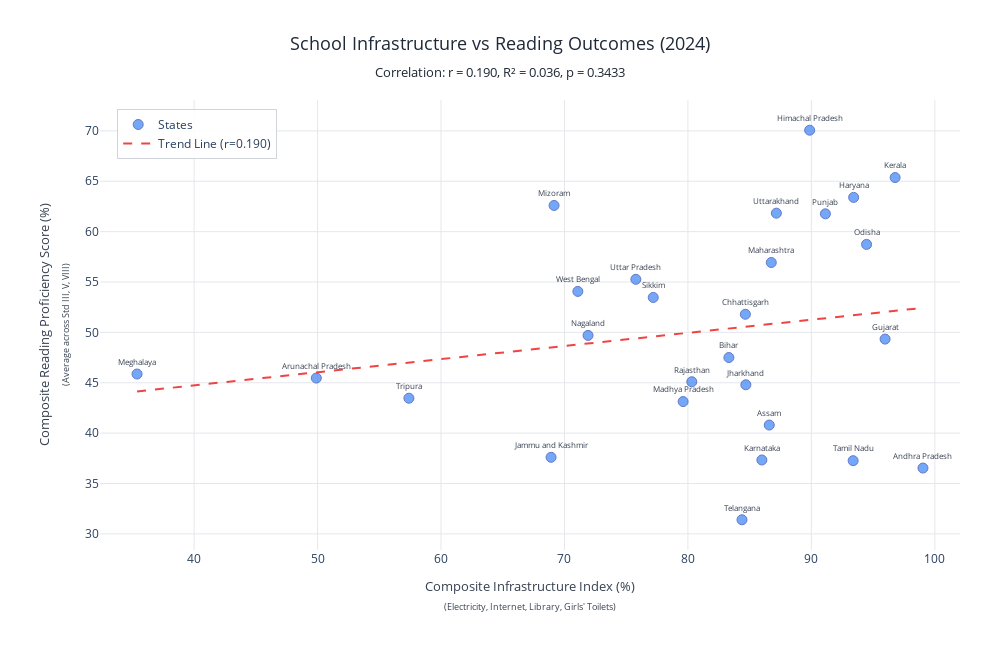
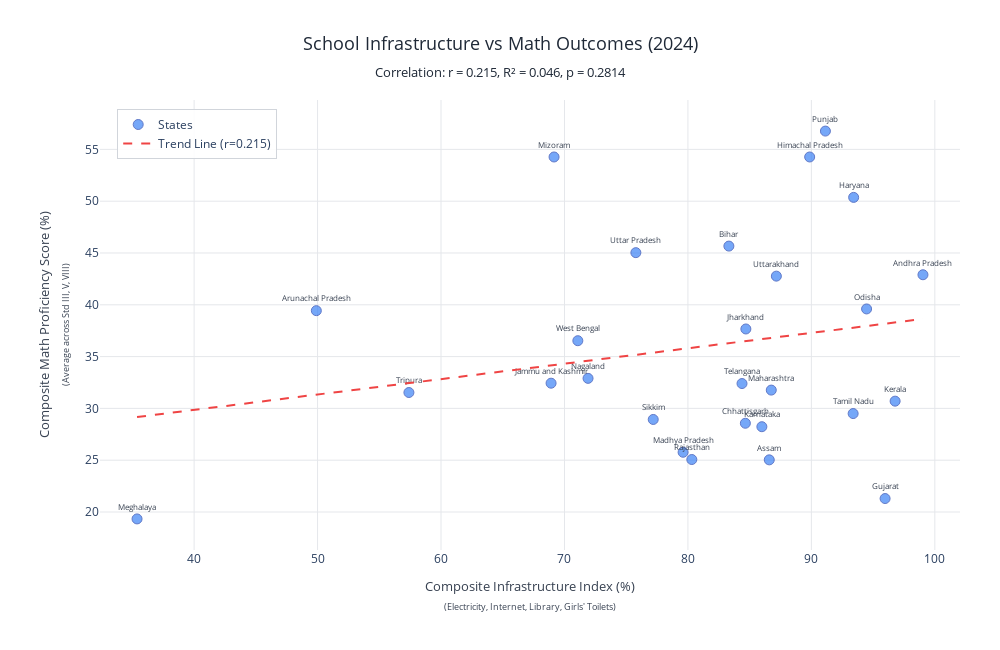

Notebook source saved alongside these figures, in order:
### Code cell
import pandas as pd
import plotly.express as px
import plotly.graph_objects as go
from scipy import stats
import numpy as np

# ===================================================================
# LOAD AND PREPARE INFRASTRUCTURE DATA (2024)
# ===================================================================

# Read in school facility data for 2024
df_fac_2024 = pd.read_csv('/Users/trishapunamiya/Desktop/LSE/Data Viz/Project/Raw Data/2024/100_fac.csv')
df_profile_2024 = pd.read_csv('/Users/trishapunamiya/Desktop/LSE/Data Viz/Project/Raw Data/2024/100_prof1.csv')

# Merge facility data with state info
df_sch_2024 = df_fac_2024.merge(
    df_profile_2024[['pseudocode', 'state']], 
    on='pseudocode', 
    how='left'
)

# Calculate infrastructure index - only count FUNCTIONAL facilities
state_infrastructure = df_sch_2024.groupby('state').agg({
    'electricity_availability': lambda x: (x == 1).sum() / len(x) * 100,
    'internet': lambda x: (x == 1).sum() / len(x) * 100,
    'library_availability': lambda x: (x == 1).sum() / len(x) * 100,
    'total_girls_func_toilet': lambda x: (x > 0).sum() / len(x) * 100,
    'pseudocode': 'count'
}).reset_index()

# Rename columns
state_infrastructure.rename(columns={
    'electricity_availability': 'pct_electricity_functional',
    'internet': 'pct_internet',
    'library_availability': 'pct_library',
    'total_girls_func_toilet': 'pct_girls_toilets',
    'pseudocode': 'num_schools'
}, inplace=True)

# Create composite infrastructure index
state_infrastructure['infrastructure_index'] = state_infrastructure[[
    'pct_electricity_functional', 'pct_internet', 'pct_library', 'pct_girls_toilets'
]].mean(axis=1)

# Clean state names
name_mapping = {
    "ANDAMAN & NICOBAR ISLANDS": "Andaman and Nicobar",
    "ANDHRA PRADESH": "Andhra Pradesh",
    "ARUNACHAL PRADESH": "Arunachal Pradesh",
    "ASSAM": "Assam",
    "BIHAR": "Bihar",
    "CHANDIGARH": "Chandigarh",
    "CHHATTISGARH": "Chhattisgarh",
    "DADRA & NAGAR HAVELI AND DAMAN & DIU": "Dadra and Nagar Haveli and Daman and Diu",
    "DELHI": "Delhi",
    "GOA": "Goa",
    "GUJARAT": "Gujarat",
    "HARYANA": "Haryana",
    "HIMACHAL PRADESH": "Himachal Pradesh",
    "JAMMU & KASHMIR": "Jammu and Kashmir",
    "JHARKHAND": "Jharkhand",
    "KARNATAKA": "Karnataka",
    "KERALA": "Kerala",
    "LADAKH": "Ladakh",
    "LAKSHADWEEP": "Lakshadweep",
    "MADHYA PRADESH": "Madhya Pradesh",
    "MAHARASHTRA": "Maharashtra",
    "MANIPUR": "Manipur",
    "MEGHALAYA": "Meghalaya",
    "MIZORAM": "Mizoram",
    "NAGALAND": "Nagaland",
    "ODISHA": "Odisha",
    "PUDUCHERRY": "Puducherry",
    "PUNJAB": "Punjab",
    "RAJASTHAN": "Rajasthan",
    "SIKKIM": "Sikkim",
    "TAMIL NADU": "Tamil Nadu",
    "TELANGANA": "Telangana",
    "TRIPURA": "Tripura",
    "UTTAR PRADESH": "Uttar Pradesh",
    "UTTARAKHAND": "Uttarakhand",
    "WEST BENGAL": "West Bengal"
}

state_infrastructure['state'] = state_infrastructure['state'].map(name_mapping)

# ===================================================================
# LOAD AND PREPARE ASER DATA (2024)
# ===================================================================

# Load your ASER data
aser_2024 = aser_2024
df = aser_2024[aser_2024['State'] != 'All India'].copy()

# Get 2024 columns for reading across all standards
std3_reading_col = [c for c in df.columns if '2024' in c and 'Std III' in c and 'read' in c][0]
std5_reading_col = [c for c in df.columns if '2024' in c and 'Std V' in c and 'read' in c][0]
std8_reading_col = [c for c in df.columns if '2024' in c and 'Std VIII' in c and 'read' in c][0]

# Get 2024 columns for math across all standards
std3_math_col = [c for c in df.columns if '2024' in c and 'Std III' in c and 'subtraction' in c][0]
std5_math_col = [c for c in df.columns if '2024' in c and 'Std V' in c and 'division' in c][0]
std8_math_col = [c for c in df.columns if '2024' in c and 'Std VIII' in c and 'division' in c][0]

# Calculate composite scores (average across standards)
df['reading_score'] = df[[std3_reading_col, std5_reading_col, std8_reading_col]].mean(axis=1)
df['math_score'] = df[[std3_math_col, std5_math_col, std8_math_col]].mean(axis=1)

# Keep State and both scores
learning_data = df[['State', 'reading_score', 'math_score']].copy()

# ===================================================================
# MERGE INFRASTRUCTURE AND LEARNING DATA
# ===================================================================

merged_data = state_infrastructure.merge(
    learning_data,
    left_on='state',
    right_on='State',
    how='inner'
)

# Check merge results
print(f"\nMerged data: {len(merged_data)} states")
print(f"States in infrastructure: {state_infrastructure['state'].nunique()}")
print(f"States in ASER: {learning_data['State'].nunique()}")

# ===================================================================
# FUNCTION TO CREATE CORRELATION PLOT
# ===================================================================

def create_correlation_plot(data, x_col, y_col, title_subject, y_label):
    """Create a correlation scatter plot"""
    
    # Calculate correlation statistics
    correlation = data[x_col].corr(data[y_col])
    r_squared = correlation ** 2
    
    # Calculate trend line
    slope, intercept, r_value, p_value, std_err = stats.linregress(data[x_col], data[y_col])
    
    # Create trend line data
    x_trend = np.linspace(data[x_col].min(), data[x_col].max(), 100)
    y_trend = slope * x_trend + intercept
    
    # Create figure
    fig = go.Figure()
    
    # Add scatter points
    fig.add_trace(go.Scatter(
        x=data[x_col],
        y=data[y_col],
        mode='markers+text',
        marker=dict(
            size=10,
            color='#3b82f6',
            opacity=0.7,
            line=dict(width=1, color='#1e40af')
        ),
        text=data['state'],
        textposition='top center',
        textfont=dict(size=8, color='#374151'),
        name='States',
        hovertemplate='<b>%{text}</b><br>' +
                      'Infrastructure: %{x:.1f}%<br>' +
                      f'{title_subject} Score: ' + '%{y:.1f}%<br>' +
                      '<extra></extra>'
    ))
    
    # Add trend line
    fig.add_trace(go.Scatter(
        x=x_trend,
        y=y_trend,
        mode='lines',
        line=dict(color='#ef4444', width=2, dash='dash'),
        name=f'Trend Line (r={correlation:.3f})',
        hoverinfo='skip'
    ))
    
    # Update layout
    fig.update_layout(
        title=dict(
            text=f'School Infrastructure vs {title_subject} Outcomes (2024)<br>' +
                 f'<sub>Correlation: r = {correlation:.3f}, R² = {r_squared:.3f}, p = {p_value:.4f}</sub>',
            x=0.5,
            xanchor='center',
            font=dict(size=18, color='#1f2937')
        ),
        xaxis=dict(
            title=dict(
                text='Composite Infrastructure Index (%)<br><sub>(Electricity, Internet, Library, Girls\' Toilets)</sub>',
                font=dict(size=13, color='#374151')
            ),
            showgrid=True,
            gridcolor='#e5e7eb',
            range=[data[x_col].min() - 3, data[x_col].max() + 3]
        ),
        yaxis=dict(
            title=dict(
                text=f'{y_label}<br><sub>(Average across Std III, V, VIII)</sub>',
                font=dict(size=13, color='#374151')
            ),
            showgrid=True,
            gridcolor='#e5e7eb',
            range=[data[y_col].min() - 3, data[y_col].max() + 3]
        ),
        plot_bgcolor='white',
        hovermode='closest',
        showlegend=True,
        legend=dict(
            x=0.02, 
            y=0.98, 
            bgcolor='rgba(255,255,255,0.9)',
            bordercolor='#d1d5db',
            borderwidth=1
        ),
        width=1000,
        height=650,
        margin=dict(t=100, b=100, l=100, r=40)
    )
    
    return fig, correlation, r_squared, p_value, slope, intercept, std_err

# ===================================================================
# CREATE READING CORRELATION PLOT
# ===================================================================

print("\n" + "="*70)
print("READING OUTCOMES ANALYSIS")
print("="*70)

fig_reading, corr_reading, r2_reading, p_reading, slope_reading, intercept_reading, stderr_reading = create_correlation_plot(
    merged_data,
    'infrastructure_index',
    'reading_score',
    'Reading',
    'Composite Reading Proficiency Score (%)'
)

fig_reading.show()

# Print statistics
print(f"Correlation Coefficient (r): {corr_reading:.4f}")
print(f"R-squared (R²): {r2_reading:.4f}")
print(f"P-value: {p_reading:.6f}")
print(f"Standard Error: {stderr_reading:.4f}")
print(f"Trend Line Equation: y = {slope_reading:.3f}x + {intercept_reading:.3f}")

print(f"\nInterpretation:")
if p_reading < 0.05:
    print(f"✓ Statistically significant (p < 0.05)")
else:
    print(f"✗ Not statistically significant (p >= 0.05)")

if corr_reading > 0.7:
    print("✓ Strong positive correlation")
elif corr_reading > 0.4:
    print("✓ Moderate positive correlation")
else:
    print("○ Weak positive correlation")

# ===================================================================
# CREATE MATH CORRELATION PLOT
# ===================================================================

print("\n" + "="*70)
print("MATH OUTCOMES ANALYSIS")
print("="*70)

fig_math, corr_math, r2_math, p_math, slope_math, intercept_math, stderr_math = create_correlation_plot(
    merged_data,
    'infrastructure_index',
    'math_score',
    'Math',
    'Composite Math Proficiency Score (%)'
)

fig_math.show()

# Print statistics
print(f"Correlation Coefficient (r): {corr_math:.4f}")
print(f"R-squared (R²): {r2_math:.4f}")
print(f"P-value: {p_math:.6f}")
print(f"Standard Error: {stderr_math:.4f}")
print(f"Trend Line Equation: y = {slope_math:.3f}x + {intercept_math:.3f}")

print(f"\nInterpretation:")
if p_math < 0.05:
    print(f"✓ Statistically significant (p < 0.05)")
else:
    print(f"✗ Not statistically significant (p >= 0.05)")

if corr_math > 0.7:
    print("✓ Strong positive correlation")
elif corr_math > 0.4:
    print("✓ Moderate positive correlation")
else:
    print("○ Weak positive correlation")

# ===================================================================
# COMPARISON SUMMARY
# ===================================================================

print("\n" + "="*70)
print("COMPARISON: READING vs MATH CORRELATIONS")
print("="*70)
print(f"Reading Correlation (r): {corr_reading:.4f} | Math Correlation (r): {corr_math:.4f}")
print(f"Reading R²: {r2_reading:.4f} | Math R²: {r2_math:.4f}")
print(f"Reading p-value: {p_reading:.4f} | Math p-value: {p_math:.4f}")

if abs(corr_reading - corr_math) < 0.05:
    print("\nBoth subjects show similar weak correlations with infrastructure.")
elif corr_math > corr_reading:
    print(f"\nMath shows a stronger correlation with infrastructure (+{corr_math - corr_reading:.3f}).")
else:
    print(f"\nReading shows a stronger correlation with infrastructure (+{corr_reading - corr_math:.3f}).")

print("="*70)

# ===================================================================
# OPTIONAL: SAVE OUTPUT
# ===================================================================

# Save the figures
# fig_reading.write_html("infrastructure_vs_reading_2024.html")
# fig_math.write_html("infrastructure_vs_math_2024.html")
# fig_reading.write_image("infrastructure_vs_reading_2024.png", width=1000, height=650)
# fig_math.write_image("infrastructure_vs_math_2024.png", width=1000, height=650)

# Save merged data
# merged_data.to_csv('infrastructure_learning_correlation_2024.csv', index=False)

### Figure 1 — Plotly figure (JSON) as saved in the notebook; plotly's stock layout.template omitted (floating-point values rounded to 4 significant figures)
{"data": [{"hovertemplate": "<b>%{text}</b><br>Infrastructure: %{x:.1f}%<br>Reading Score: %{y:.1f}%<br><extra></extra>", "marker": {"color": "#3b82f6", "line": {"color": "#1e40af", "width": 1}, "opacity": 0.7, "size": 10}, "mode": "markers+text", "name": "States", "text": ["Andhra Pradesh", "Arunachal Pradesh", "Assam", "Bihar", "Chhattisgarh", "Gujarat", "Haryana", "Himachal Pradesh", "Jammu and Kashmir", "Jharkhand", "Karnataka", "Kerala", "Madhya Pradesh", "Maharashtra", "Meghalaya", "Mizoram", "Nagaland", "Odisha", "Punjab", "Rajasthan", "Sikkim", "Tamil Nadu", "Telangana", "Tripura", "Uttar Pradesh", "Uttarakhand", "West Bengal"], "textfont": {"color": "#374151", "size": 8}, "textposition": "top center", "type": "scatter", "x": [99.04, 49.9, 86.59, 83.32, 84.65, 95.97, 93.42, 89.86, 68.91, 84.69, 85.99, 96.78, 79.61, 86.75, 35.38, 69.16, 71.91, 94.47, 91.14, 80.32, 77.19, 93.38, 84.38, 57.4, 75.78, 87.16, 71.08], "y": [36.53, 45.47, 40.8, 47.5, 51.8, 49.33, 63.4, 70.07, 37.6, 44.8, 37.33, 65.37, 43.13, 56.93, 45.87, 62.6, 49.7, 58.73, 61.77, 45.1, 53.47, 37.27, 31.4, 43.47, 55.27, 61.83, 54.07]}, {"hoverinfo": "skip", "line": {"color": "#ef4444", "dash": "dash", "width": 2}, "mode": "lines", "name": "Trend Line (r=0.190)", "type": "scatter", "x": [35.38, 36.02, 36.66, 37.3, 37.95, 38.59, 39.23, 39.88, 40.52, 41.16, 41.81, 42.45, 43.09, 43.74, 44.38, 45.02, 45.66, 46.31, 46.95, 47.59, 48.24, 48.88, 49.52, 50.17, 50.81, 51.45, 52.1, 52.74, 53.38, 54.02, 54.67, 55.31, 55.95, 56.6, 57.24, 57.88, 58.53, 59.17, 59.81, 60.46, 61.1, 61.74, 62.38, 63.03, 63.67, 64.31, 64.96, 65.6, 66.24, 66.89, 67.53, 68.17, 68.82, 69.46, 70.1, 70.74, 71.39, 72.03, 72.67, 73.32, 73.96, 74.6, 75.25, 75.89, 76.53, 77.17, 77.82, 78.46, 79.1, 79.75, 80.39, 81.03, 81.68, 82.32, 82.96, 83.61, 84.25, 84.89, 85.53, 86.18, 86.82, 87.46, 88.11, 88.75, 89.39, 90.04, 90.68, 91.32, 91.97, 92.61, 93.25, 93.89, 94.54, 95.18, 95.82, 96.47, 97.11, 97.75, 98.4, 99.04], "y": [44.14, 44.22, 44.31, 44.39, 44.47, 44.56, 44.64, 44.73, 44.81, 44.89, 44.98, 45.06, 45.14, 45.23, 45.31, 45.4, 45.48, 45.56, 45.65, 45.73, 45.81, 45.9, 45.98, 46.07, 46.15, 46.23, 46.32, 46.4, 46.49, 46.57, 46.65, 46.74, 46.82, 46.9, 46.99, 47.07, 47.16, 47.24, 47.32, 47.41, 47.49, 47.57, 47.66, 47.74, 47.83, 47.91, 47.99, 48.08, 48.16, 48.24, 48.33, 48.41, 48.5, 48.58, 48.66, 48.75, 48.83, 48.92, 49.0, 49.08, 49.17, 49.25, 49.33, 49.42, 49.5, 49.59, 49.67, 49.75, 49.84, 49.92, 50.0, 50.09, 50.17, 50.26, 50.34, 50.42, 50.51, 50.59, 50.67, 50.76, 50.84, 50.93, 51.01, 51.09, 51.18, 51.26, 51.34, 51.43, 51.51, 51.6, 51.68, 51.76, 51.85, 51.93, 52.02, 52.1, 52.18, 52.27, 52.35, 52.43]}], "layout": {"height": 650, "hovermode": "closest", "legend": {"bgcolor": "rgba(255,255,255,0.9)", "bordercolor": "#d1d5db", "borderwidth": 1, "x": 0.02, "y": 0.98}, "margin": {"b": 100, "l": 100, "r": 40, "t": 100}, "plot_bgcolor": "white", "showlegend": true, "title": {"font": {"color": "#1f2937", "size": 18}, "text": "School Infrastructure vs Reading Outcomes (2024)<br><sub>Correlation: r = 0.190, R² = 0.036, p = 0.3433</sub>", "x": 0.5, "xanchor": "center"}, "width": 1000, "xaxis": {"gridcolor": "#e5e7eb", "range": [32.38, 102.0], "showgrid": true, "title": {"font": {"color": "#374151", "size": 13}, "text": "Composite Infrastructure Index (%)<br><sub>(Electricity, Internet, Library, Girls' Toilets)</sub>"}}, "yaxis": {"gridcolor": "#e5e7eb", "range": [28.4, 73.07], "showgrid": true, "title": {"font": {"color": "#374151", "size": 13}, "text": "Composite Reading Proficiency Score (%)<br><sub>(Average across Std III, V, VIII)</sub>"}}}}

### Figure 2 — Plotly figure (JSON) as saved in the notebook; plotly's stock layout.template omitted (floating-point values rounded to 4 significant figures)
{"data": [{"hovertemplate": "<b>%{text}</b><br>Infrastructure: %{x:.1f}%<br>Math Score: %{y:.1f}%<br><extra></extra>", "marker": {"color": "#3b82f6", "line": {"color": "#1e40af", "width": 1}, "opacity": 0.7, "size": 10}, "mode": "markers+text", "name": "States", "text": ["Andhra Pradesh", "Arunachal Pradesh", "Assam", "Bihar", "Chhattisgarh", "Gujarat", "Haryana", "Himachal Pradesh", "Jammu and Kashmir", "Jharkhand", "Karnataka", "Kerala", "Madhya Pradesh", "Maharashtra", "Meghalaya", "Mizoram", "Nagaland", "Odisha", "Punjab", "Rajasthan", "Sikkim", "Tamil Nadu", "Telangana", "Tripura", "Uttar Pradesh", "Uttarakhand", "West Bengal"], "textfont": {"color": "#374151", "size": 8}, "textposition": "top center", "type": "scatter", "x": [99.04, 49.9, 86.59, 83.32, 84.65, 95.97, 93.42, 89.86, 68.91, 84.69, 85.99, 96.78, 79.61, 86.75, 35.38, 69.16, 71.91, 94.47, 91.14, 80.32, 77.19, 93.38, 84.38, 57.4, 75.78, 87.16, 71.08], "y": [42.9, 39.43, 25.03, 45.67, 28.57, 21.3, 50.37, 54.27, 32.43, 37.67, 28.23, 30.7, 25.77, 31.77, 19.33, 54.27, 32.9, 39.6, 56.77, 25.07, 28.93, 29.5, 32.4, 31.53, 45.03, 42.77, 36.53]}, {"hoverinfo": "skip", "line": {"color": "#ef4444", "dash": "dash", "width": 2}, "mode": "lines", "name": "Trend Line (r=0.215)", "type": "scatter", "x": [35.38, 36.02, 36.66, 37.3, 37.95, 38.59, 39.23, 39.88, 40.52, 41.16, 41.81, 42.45, 43.09, 43.74, 44.38, 45.02, 45.66, 46.31, 46.95, 47.59, 48.24, 48.88, 49.52, 50.17, 50.81, 51.45, 52.1, 52.74, 53.38, 54.02, 54.67, 55.31, 55.95, 56.6, 57.24, 57.88, 58.53, 59.17, 59.81, 60.46, 61.1, 61.74, 62.38, 63.03, 63.67, 64.31, 64.96, 65.6, 66.24, 66.89, 67.53, 68.17, 68.82, 69.46, 70.1, 70.74, 71.39, 72.03, 72.67, 73.32, 73.96, 74.6, 75.25, 75.89, 76.53, 77.17, 77.82, 78.46, 79.1, 79.75, 80.39, 81.03, 81.68, 82.32, 82.96, 83.61, 84.25, 84.89, 85.53, 86.18, 86.82, 87.46, 88.11, 88.75, 89.39, 90.04, 90.68, 91.32, 91.97, 92.61, 93.25, 93.89, 94.54, 95.18, 95.82, 96.47, 97.11, 97.75, 98.4, 99.04], "y": [29.17, 29.26, 29.36, 29.45, 29.55, 29.65, 29.74, 29.84, 29.93, 30.03, 30.12, 30.22, 30.31, 30.41, 30.51, 30.6, 30.7, 30.79, 30.89, 30.98, 31.08, 31.17, 31.27, 31.37, 31.46, 31.56, 31.65, 31.75, 31.84, 31.94, 32.04, 32.13, 32.23, 32.32, 32.42, 32.51, 32.61, 32.7, 32.8, 32.9, 32.99, 33.09, 33.18, 33.28, 33.37, 33.47, 33.56, 33.66, 33.76, 33.85, 33.95, 34.04, 34.14, 34.23, 34.33, 34.42, 34.52, 34.62, 34.71, 34.81, 34.9, 35.0, 35.09, 35.19, 35.29, 35.38, 35.48, 35.57, 35.67, 35.76, 35.86, 35.95, 36.05, 36.15, 36.24, 36.34, 36.43, 36.53, 36.62, 36.72, 36.81, 36.91, 37.01, 37.1, 37.2, 37.29, 37.39, 37.48, 37.58, 37.67, 37.77, 37.87, 37.96, 38.06, 38.15, 38.25, 38.34, 38.44, 38.54, 38.63]}], "layout": {"height": 650, "hovermode": "closest", "legend": {"bgcolor": "rgba(255,255,255,0.9)", "bordercolor": "#d1d5db", "borderwidth": 1, "x": 0.02, "y": 0.98}, "margin": {"b": 100, "l": 100, "r": 40, "t": 100}, "plot_bgcolor": "white", "showlegend": true, "title": {"font": {"color": "#1f2937", "size": 18}, "text": "School Infrastructure vs Math Outcomes (2024)<br><sub>Correlation: r = 0.215, R² = 0.046, p = 0.2814</sub>", "x": 0.5, "xanchor": "center"}, "width": 1000, "xaxis": {"gridcolor": "#e5e7eb", "range": [32.38, 102.0], "showgrid": true, "title": {"font": {"color": "#374151", "size": 13}, "text": "Composite Infrastructure Index (%)<br><sub>(Electricity, Internet, Library, Girls' Toilets)</sub>"}}, "yaxis": {"gridcolor": "#e5e7eb", "range": [16.33, 59.77], "showgrid": true, "title": {"font": {"color": "#374151", "size": 13}, "text": "Composite Math Proficiency Score (%)<br><sub>(Average across Std III, V, VIII)</sub>"}}}}
